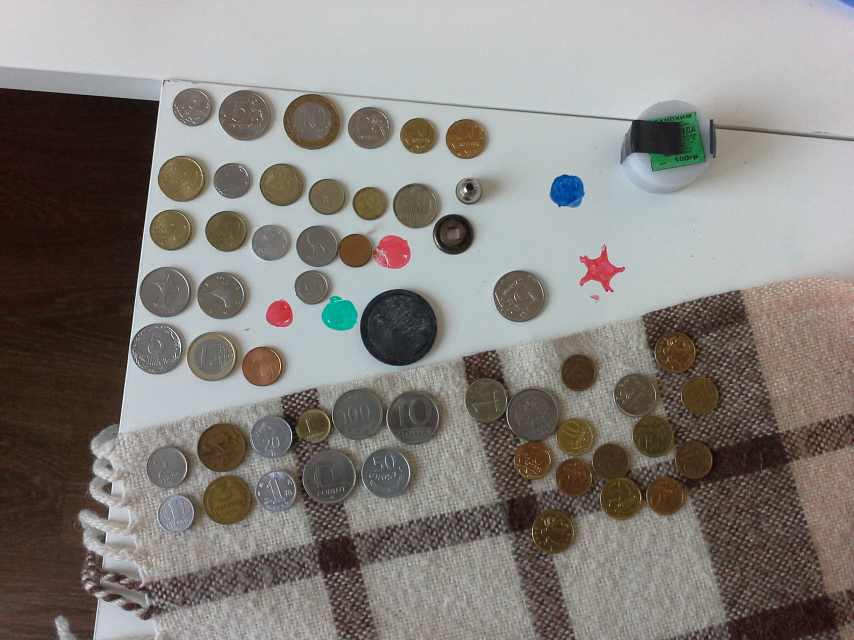
#> input picture photos/detector_new/IMG_20161123_143006.jpg, 2560 x 1920 px, found by its file name (shown at 1/3 size); its folder holds only this picture in this run
$ python src.py   (older library calls are emulated)
#> lines starting #> are read from the running program, lines starting #| are printed output that depends on the picture; after the words box and inside, x2 and y2 are one past the last pixel; in counts of white or black regions, pixels touching at a corner belong together
#> further down, img_gray is the input picture: shape (1920, 2560, 3); mean B, G, R 124, 128.6, 132.9
import numpy;
import cv2;
import os;

IMAGE_PATH_ROOT = "E:\YandexDisk\Learning\TechnoPark\CUDA\TP_CUDA\photos\\"
IMAGE_PATH_DETECTOR_IN = "detector_new\\"
IMAGE_PATH_DETECTOR_OUT = "detector_new\out\\"
YELLOW_COIN_COLORS_BGR = [
    # 10 kops
    ([45, 65, 85], [45, 65, 85]),       #55412d
    ([24, 32, 45], [24, 32, 45]),       #2d2018
    ([30, 45, 59], [30, 45, 59]),       #3b2d1e
    ([29, 65, 88], [29, 65, 88]),       #58411d
    ([24, 32, 44], [24, 32, 44]),       #2c2018
    ([29, 44, 72], [29, 44, 72]),       #482c1d
    ([35, 58, 88], [35, 58, 88]),       #583a23
    # 50 kops
    ([32, 54, 72], [32, 54, 72]),       #483620
    ([28, 56, 80], [28, 56, 80]),       #50381c
    ([33, 48, 60], [33, 48, 60]),       #3c3021
        # enlightened
    ([96, 167, 208], [96, 167, 208]),   #d0a760
    ([63, 121, 157], [63, 121, 157]),   #9d793f
    # 10 roubles
    ([28, 55, 74], [28, 55, 74]),       #4a371c
]
YELLOW_COIN_COLOR_BOUNDARY = ([-15, -15, -20], [30, 35, 20])
SILVER_COIN_COLORS_BGR = [
    # 5 roubles
    ([69, 77, 86], [69, 77, 86]),       #564d45
    ([68, 73, 76], [68, 73, 76]),       #4c4944
    ([59, 60, 66], [59, 60, 66]),       #423c3b
        # enlightened
    ([124, 173, 202], [124, 173, 202]), #caad7c
    ([181, 155, 134], [181, 155, 134]), #869bb5
    ([173, 150, 130], [173, 150, 130]), #8296ad
    ([141, 126, 112], [141, 126, 112]), #707e8d
    # 1 rouble
    ([55, 63, 74], [55, 63, 74]),       #4a3f37
    # 2 roubles
    ([59, 65, 72], [59, 65, 72]),       #48413b
        # enlightened
    ([136, 188, 210], [136, 188, 210]), #d2bc88
    # 10 roubles
    ([82, 85, 86], [82, 85, 86]),       #565552
]
SILVER_COIN_COLOR_BOUNDARY = ([-15, -15, -15], [30, 30, 30])

# [5 lines left out: function print_image, not called in this run]

def apply_masks(image):
    masked_image = numpy.zeros(image.shape, numpy.uint8)
    for (lower, upper) in YELLOW_COIN_COLORS_BGR:
        lower = list(map(sum, zip(lower, YELLOW_COIN_COLOR_BOUNDARY[0])))
        lower = numpy.array(lower, dtype="uint8")
        upper = list(map(sum, zip(upper, YELLOW_COIN_COLOR_BOUNDARY[1])))
        upper = numpy.array(upper, dtype="uint8")

        mask = cv2.inRange(image, lower, upper)
        current_masked_image = cv2.bitwise_and(image, image, mask=mask)
        masked_image = cv2.bitwise_or(masked_image, current_masked_image)
#> this loop made 13 passes
#> pass 1, in apply_masks, `mask = cv2.inRange(image, lower, upper)`:
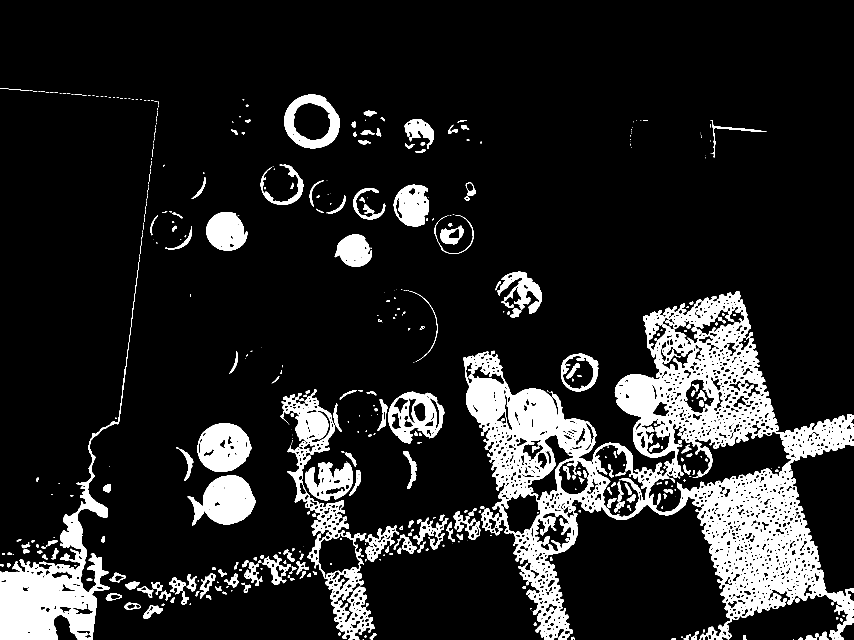
#> mask: shape (1920, 2560) (shown at 1/3 size); 12.8% white; 513 white regions (213 under 20 px), largest, box (x1, y1, x2, y2) and area: (1390, 873, 2560, 1920) 347516, (0, 779, 418, 1920) 67363, (840, 1168, 1125, 1920) 38062
#> after the loop:
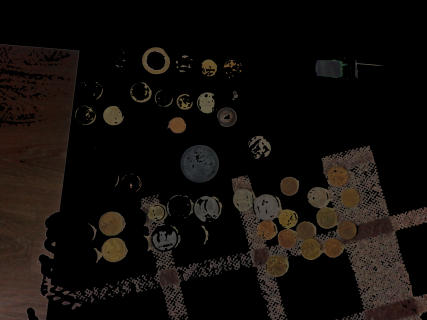
#> masked_image: shape (1920, 2560, 3) (shown at 1/6 size); mean B, G, R 11.1, 13.9, 17.9

    for (lower, upper) in SILVER_COIN_COLORS_BGR:
        lower = list(map(sum, zip(lower, SILVER_COIN_COLOR_BOUNDARY[0])))
        lower = numpy.array(lower, dtype="uint8")
        upper = list(map(sum, zip(upper, SILVER_COIN_COLOR_BOUNDARY[1])))
        upper = numpy.array(upper, dtype="uint8")

        mask = cv2.inRange(image, lower, upper)
        current_masked_image = cv2.bitwise_and(image, image, mask=mask)
        masked_image = cv2.bitwise_or(masked_image, current_masked_image)
#> this loop made 11 passes
#> (lower, upper) on passes 1 to 8: ([54, 62, 71], [99, 107, 116]), ([53, 58, 61], [98, 103, 106]), ([44, 45, 51], [89, 90, 96]), ([109, 158, 187], [154, 203, 232]), ([166, 140, 119], [211, 185, 164]), ([158, 135, 115], [203, 180, 160]), ([126, 111, 97], [171, 156, 142]), ([40, 48, 59], [85, 93, 104])
#> pass 1, in apply_masks, `current_masked_image = cv2.bitwise_and(image, image, mask=mask)`:
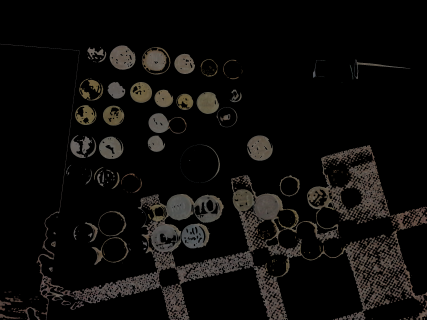
#> current_masked_image: shape (1920, 2560, 3) (shown at 1/6 size); mean B, G, R 10.9, 12.2, 13.5
#> pass 1, in apply_masks, `masked_image = cv2.bitwise_or(masked_image, current_masked_image)`:
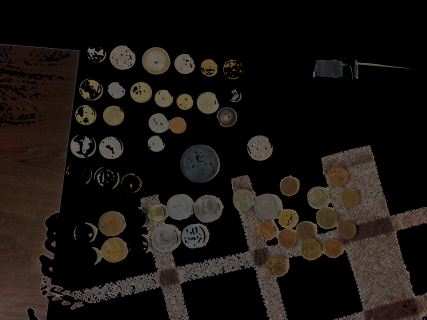
#> masked_image: shape (1920, 2560, 3) (shown at 1/6 size); mean B, G, R 17.4, 20.8, 25.3
#> after the loop:
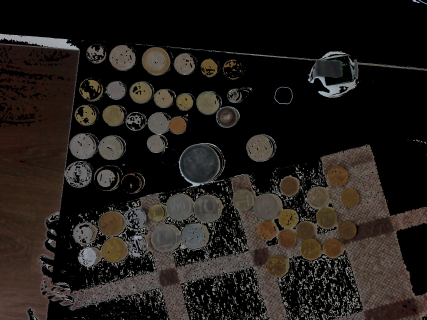
#> masked_image: shape (1920, 2560, 3) (shown at 1/6 size); mean B, G, R 26, 29.5, 34

    return masked_image
"""
    cv2.namedWindow('images', cv2.WINDOW_NORMAL)
    cv2.imshow("images", numpy.hstack([image, masked_image]))
    cv2.resizeWindow('images', 2048, 768)
    cv2.waitKey(0)
"""

def preprocess_image(image):
    blurred = cv2.GaussianBlur(image, (15, 15), 0)
    masked = apply_masks(blurred)
    masked = cv2.cvtColor(masked, cv2.COLOR_BGR2GRAY)
    #thresholded = cv2.adaptiveThreshold(masked, 255, cv2.ADAPTIVE_THRESH_GAUSSIAN_C, cv2.THRESH_BINARY, 15, 1.7)
    _,  thresholded = cv2.threshold(masked, 10, 255, cv2.THRESH_BINARY_INV)
#> thresholded: shape (1920, 2560); 57.9% white; 3123 black regions (2349 under 20 px), largest, box (x1, y1, x2, y2) and area: (0, 202, 2560, 1920) 1546430, (1069, 859, 1349, 1133) 49488, (1344, 308, 2560, 586) 45255
    _,  thresholded2 = cv2.threshold(masked, 120, 255, cv2.THRESH_BINARY)
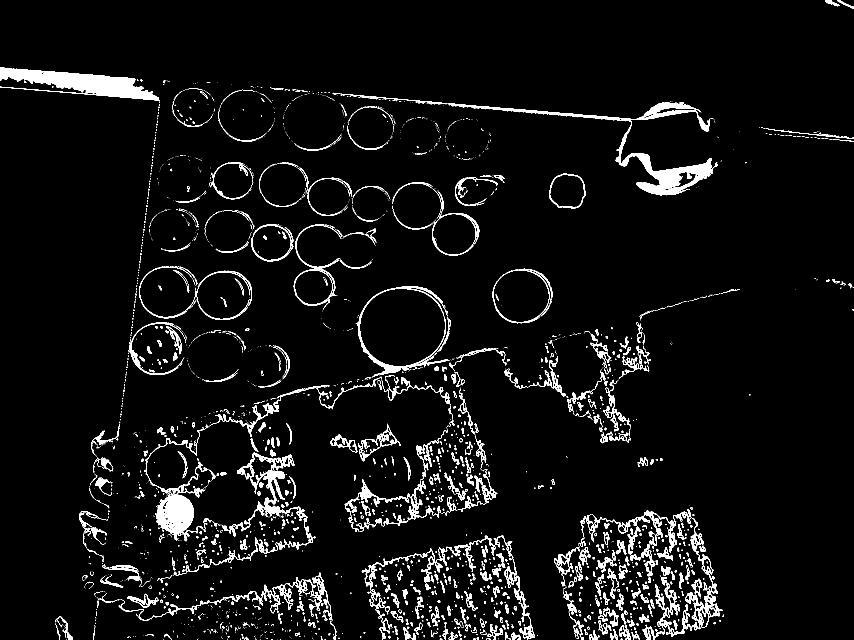
#> thresholded2: shape (1920, 2560) (shown at 1/3 size); 4.6% white; 3229 white regions (2475 under 20 px), largest, box (x1, y1, x2, y2) and area: (1344, 308, 2153, 586) 20845, (0, 202, 479, 304) 20558, (433, 1130, 1145, 1624) 16109
    thresholded3 = cv2.bitwise_xor(thresholded, thresholded2)
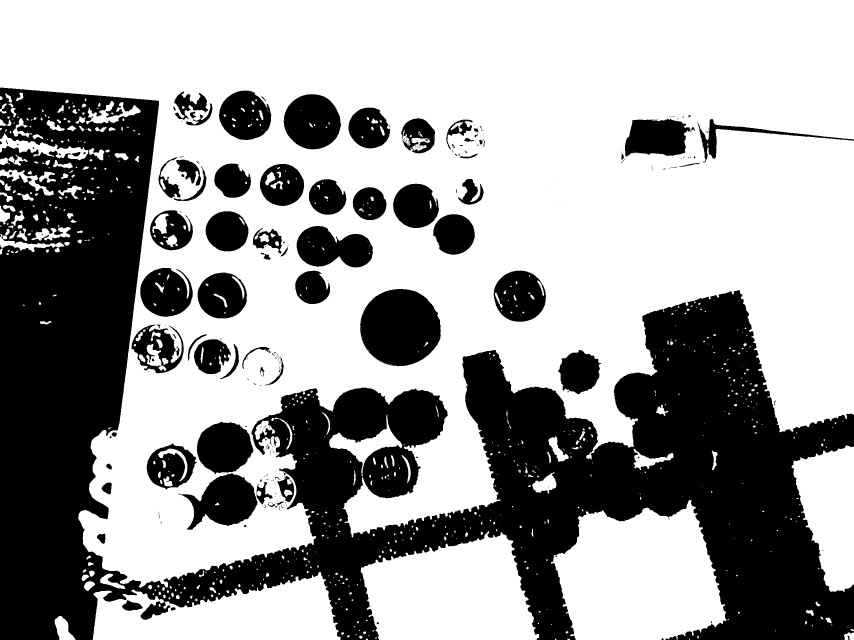
#> thresholded3: shape (1920, 2560) (shown at 1/3 size); 62.5% white; 376 black regions (271 under 20 px), largest, box (x1, y1, x2, y2) and area: (0, 263, 2560, 1920) 1440138, (1080, 867, 1322, 1099) 43833, (536, 1420, 772, 1589) 22264
    blurred_again = cv2.GaussianBlur(thresholded3, (13, 13), 0)
    return blurred_again
"""
    cv2.namedWindow('original', cv2.WINDOW_NORMAL);
    cv2.namedWindow('smoothed', cv2.WINDOW_NORMAL);
    #cv2.namedWindow('bilatered', cv2.WINDOW_NORMAL);
    cv2.namedWindow('blurred', cv2.WINDOW_NORMAL);
    cv2.namedWindow('thresholded', cv2.WINDOW_NORMAL);
    cv2.imshow('original', image);
    cv2.imshow('smoothed', smoothed);
    #cv2.imshow('bilatered', bilatered);
    cv2.imshow('blurred', blurred);
    cv2.imshow('thresholded', thresholded);
    cv2.resizeWindow('original', 1024, 768);
    cv2.resizeWindow('smoothed', 1024, 768);
    #cv2.resizeWindow('bilatered', 1024, 768);
    cv2.resizeWindow('blurred', 1024, 768);
    cv2.resizeWindow('thresholded', 1024, 768);
"""

def get_circles(image):
    circles = cv2.HoughCircles(image, cv2.cv.CV_HOUGH_GRADIENT, 2, 120, param1=100, param2=75, minRadius=15, maxRadius=150);
#> circles = 42 rows, first 8: [495, 875, 73.8], [935, 363, 81.8], [1199, 971, 126.2], [501, 1403, 61], [1561, 887, 78.2], [475, 1041, 69.2], [667, 1345, 76], [1361, 701, 62.6]
#> (the run stopped early here; a loop or call above may not have finished)

$ run again, on photos/detector_new/IMG_20161123_143112.jpg
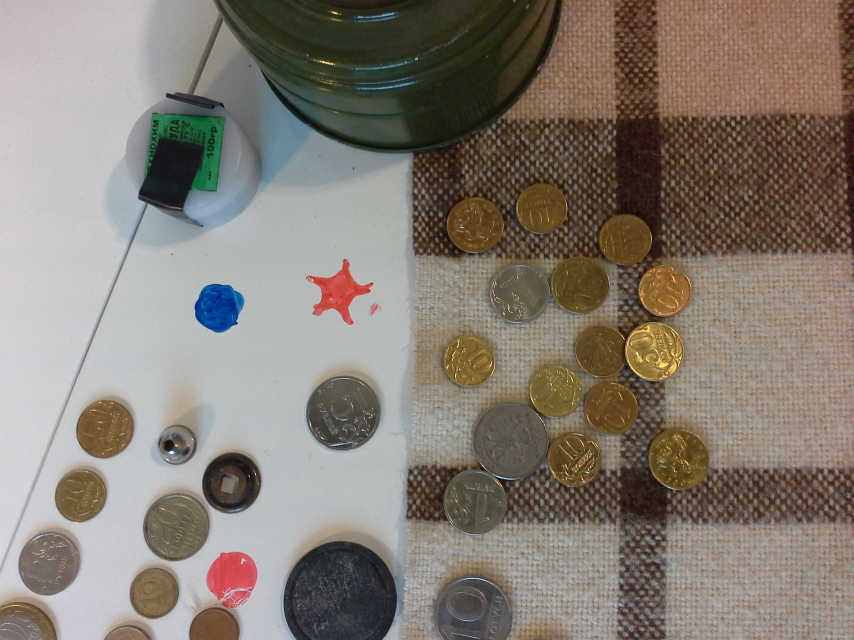
#> input picture photos/detector_new/IMG_20161123_143112.jpg, 2560 x 1920 px, found by its file name (shown at 1/3 size)
#> img_gray is the input picture: shape (1920, 2560, 3); mean B, G, R 115.9, 125.1, 133.6
#> after the loop in apply_masks, `for (lower, upper) in YELLOW_COIN_COLORS_BGR:`:
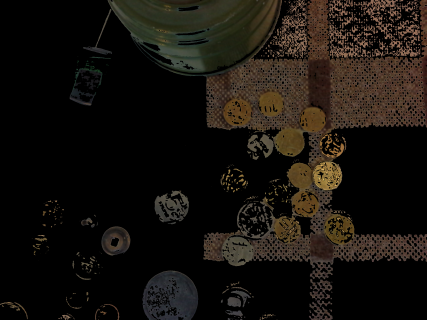
#> masked_image: shape (1920, 2560, 3) (shown at 1/6 size); mean B, G, R 13.9, 18.8, 23
#> the loop in apply_masks, `for (lower, upper) in SILVER_COIN_COLORS_BGR:` made 11 passes
#> (lower, upper) on passes 1 to 8: ([54, 62, 71], [99, 107, 116]), ([53, 58, 61], [98, 103, 106]), ([44, 45, 51], [89, 90, 96]), ([109, 158, 187], [154, 203, 232]), ([166, 140, 119], [211, 185, 164]), ([158, 135, 115], [203, 180, 160]), ([126, 111, 97], [171, 156, 142]), ([40, 48, 59], [85, 93, 104])
#> thresholded: shape (1920, 2560); 59.5% white; 2020 black regions (1491 under 20 px), largest, box (x1, y1, x2, y2) and area: (245, 0, 2560, 1920) 1668430, (914, 1128, 1155, 1358) 40442, (1296, 1718, 1539, 1920) 40133
#> thresholded2: shape (1920, 2560); 4.6% white; 2874 white regions (2397 under 20 px), largest, box (x1, y1, x2, y2) and area: (245, 0, 1250, 1095) 126265, (1877, 969, 2054, 1141) 15896, (1128, 1381, 1242, 1920) 10014
#> in preprocess_image, `thresholded3 = cv2.bitwise_xor(thresholded, thresholded2)`:
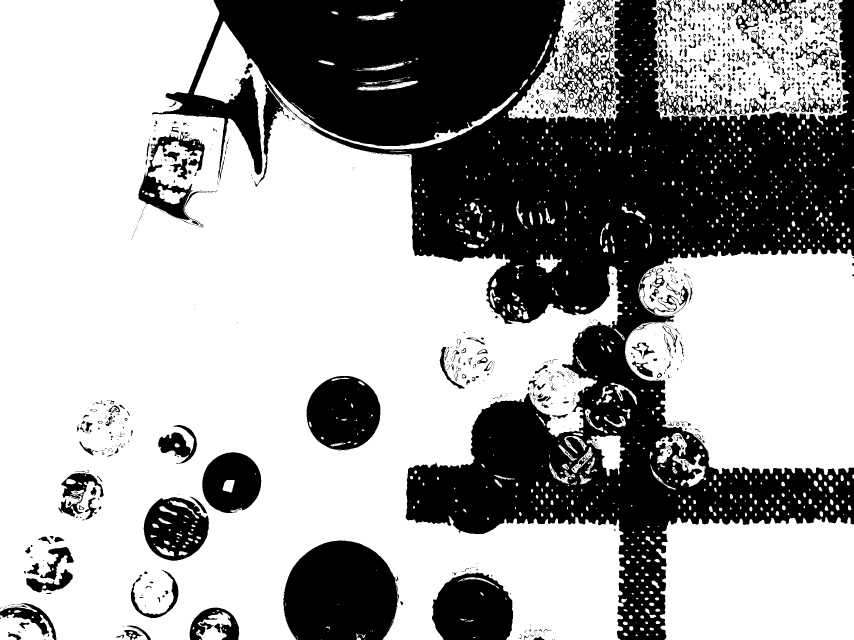
#> thresholded3: shape (1920, 2560) (shown at 1/3 size); 64.1% white; 1300 black regions (807 under 20 px), largest, box (x1, y1, x2, y2) and area: (456, 0, 2560, 1920) 1397729, (850, 1621, 1192, 1920) 85386, (1296, 1718, 1539, 1920) 39895
#> circles = 59 rows, first 8: [1029, 1241, 110.2], [2117, 181, 148.8], [1853, 173, 148.8], [2363, 161, 144.4], [2241, 189, 148.8], [689, 1445, 94], [523, 1587, 93], [1939, 305, 133.4]

$ run again, on photos/detector_new/IMG_20161123_143125.jpg
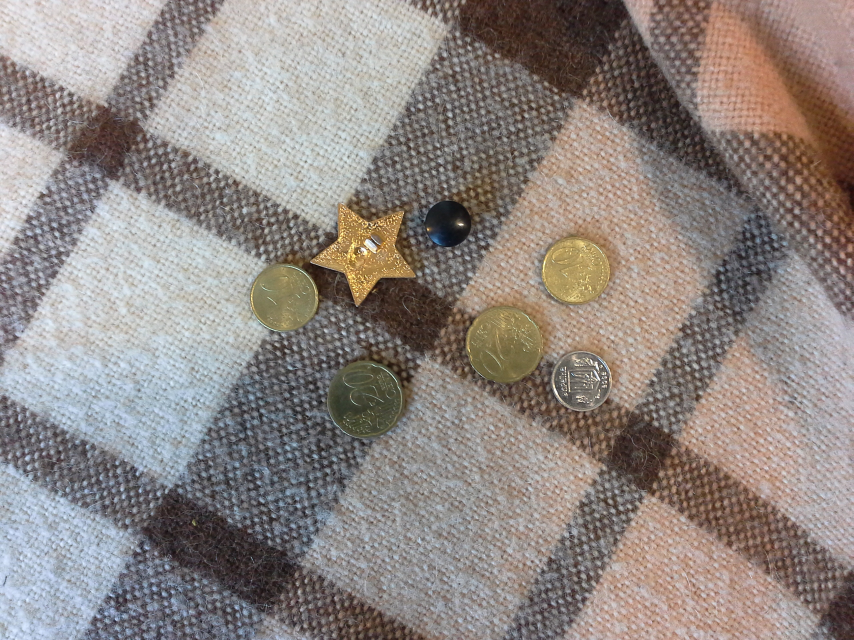
#> input picture photos/detector_new/IMG_20161123_143125.jpg, 2560 x 1920 px, found by its file name (shown at 1/3 size)
#> img_gray is the input picture: shape (1920, 2560, 3); mean B, G, R 130.7, 134.7, 143.4
#> after the loop in apply_masks, `for (lower, upper) in YELLOW_COIN_COLORS_BGR:`:
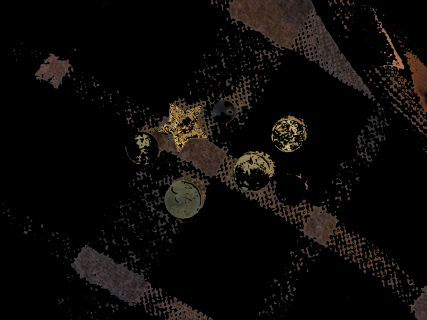
#> masked_image: shape (1920, 2560, 3) (shown at 1/6 size); mean B, G, R 8.4, 10.1, 12.6
#> the loop in apply_masks, `for (lower, upper) in SILVER_COIN_COLORS_BGR:` made 11 passes
#> (lower, upper) on passes 1 to 8: ([54, 62, 71], [99, 107, 116]), ([53, 58, 61], [98, 103, 106]), ([44, 45, 51], [89, 90, 96]), ([109, 158, 187], [154, 203, 232]), ([166, 140, 119], [211, 185, 164]), ([158, 135, 115], [203, 180, 160]), ([126, 111, 97], [171, 156, 142]), ([40, 48, 59], [85, 93, 104])
#> thresholded: shape (1920, 2560); 59% white; 7846 black regions (5094 under 20 px), largest, box (x1, y1, x2, y2) and area: (0, 0, 2560, 1920) 1581463, (1400, 906, 1653, 1068) 17910, (2237, 747, 2560, 1070) 10255
#> thresholded2: shape (1920, 2560); 12.1% white; 7498 white regions (4710 under 20 px), largest, box (x1, y1, x2, y2) and area: (0, 981, 836, 1480) 56055, (0, 443, 424, 1099) 35553, (0, 1368, 422, 1920) 29318
#> thresholded3: shape (1920, 2560); 71.1% white; 2990 black regions (2418 under 20 px), largest, box (x1, y1, x2, y2) and area: (0, 0, 2560, 1920) 1322611, (1664, 1080, 1762, 1224) 5236, (312, 1724, 428, 1865) 4578
#> in preprocess_image, `blurred_again = cv2.GaussianBlur(thresholded3, (13, 13), 0)`:
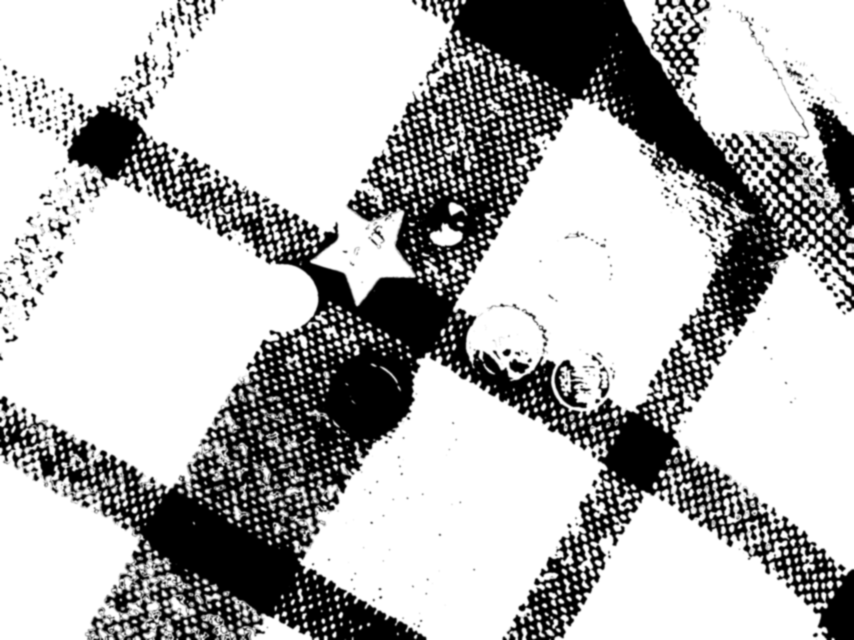
#> blurred_again: shape (1920, 2560) (shown at 1/3 size); min 0, max 255, mean 181.2
#> circles = 87 rows, first 8: [811, 1395, 144.4], [851, 895, 102.6], [1515, 1029, 115.8], [1445, 403, 144.4], [1325, 441, 144.4], [1331, 687, 148.8], [2271, 545, 148.8], [415, 1821, 98.2]
